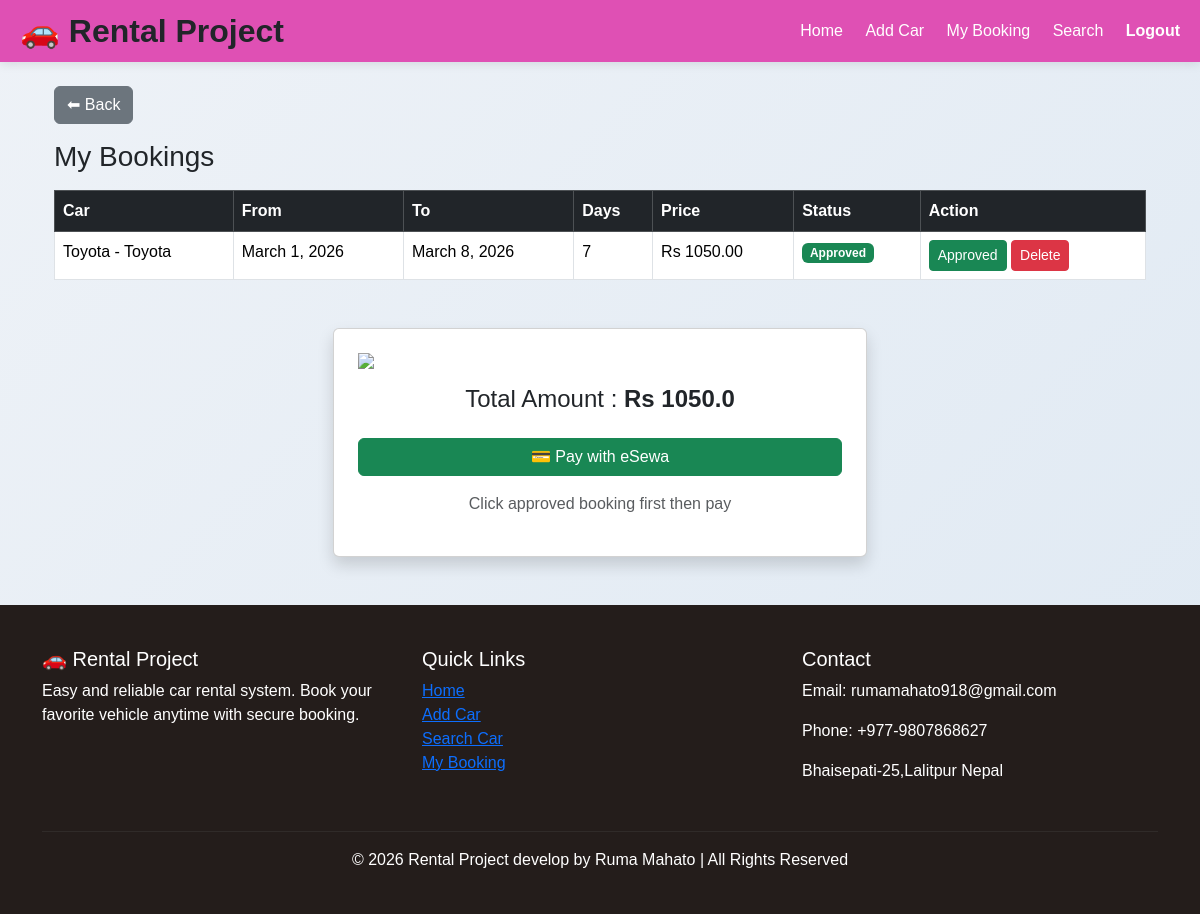
/booking_success/ (signed in), run on an earlier commit of the app's database.
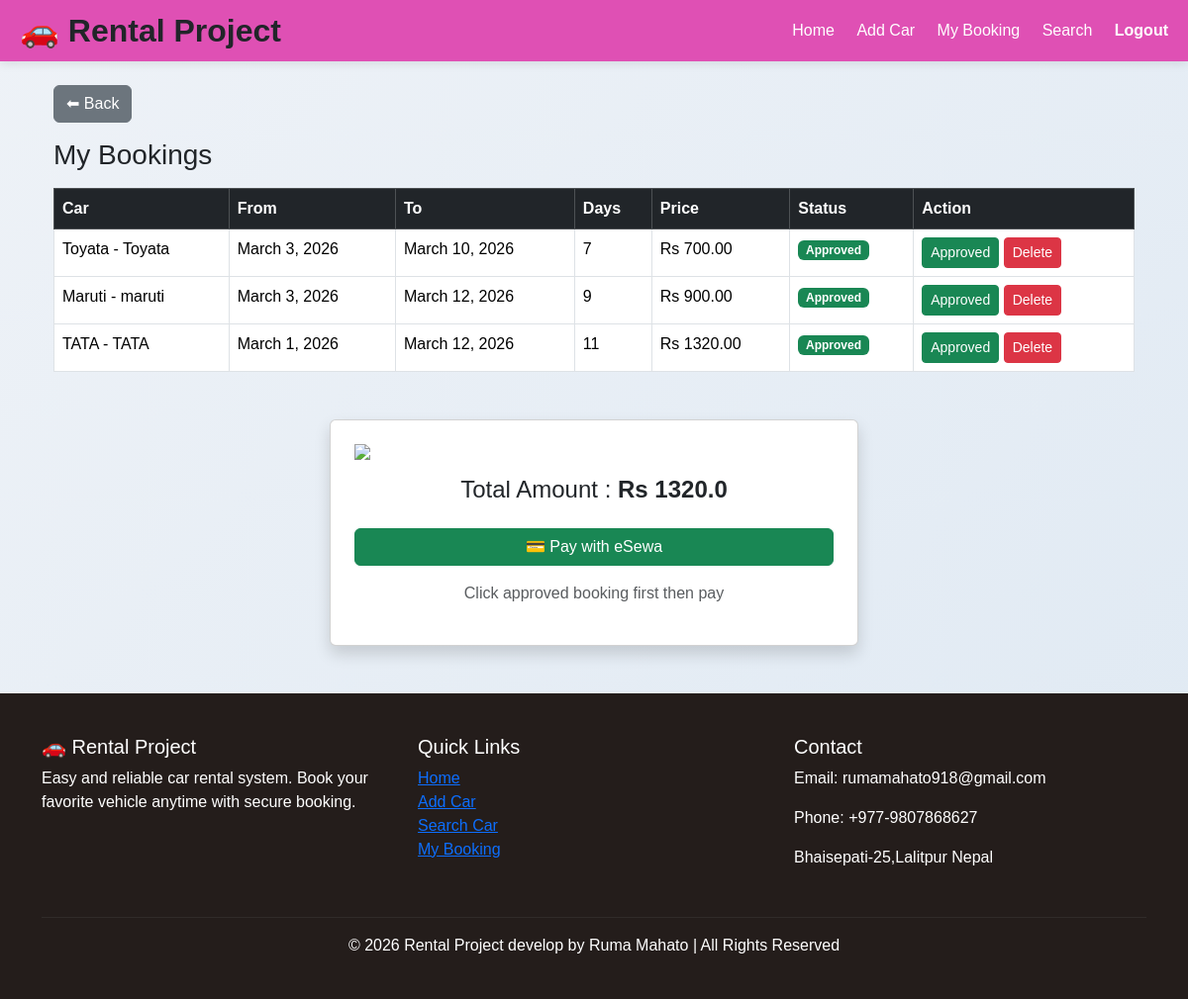
And on a later commit of the database.
### rentalapp/models.py (models this page shows, shortened)
class Booking(models.Model):
    STATUS_CHOICES = [
        ("Pending", "Pending"),
        ("Approved", "Approved"),
        ("Cancelled", "Cancelled"),
    ]
    user = models.ForeignKey(User, on_delete=models.CASCADE)
    vehicle = models.ForeignKey(Car, on_delete=models.CASCADE)
    start_date = models.DateField()
    end_date = models.DateField()
    total_days = models.IntegerField(default=0)
    total_price = models.DecimalField(max_digits=10, decimal_places=2, default=0)
    status = models.CharField(max_length=20, choices=STATUS_CHOICES, default="Pending")
    booked_at = models.DateTimeField(auto_now_add=True)

class Car(models.Model):
    TRANSMISSION_CHOICES = [
        ("Manual", "Manual"),
        ("Automatic", "Automatic"),
    ]
    TYPE_CHOICES = [
        ("Petrol", "Petrol"),
        ("Diesel", "Diesel"),
        ("Hybrid", "Hybrid"),
        ("Electric", "Electric"),
    ]
    brand = models.CharField(max_length=100)
    name = models.CharField(max_length=100)
    image = models.ImageField(upload_to="cars/")
    color = models.CharField(max_length=50)
    model_year = models.IntegerField()
    transmission = models.CharField(max_length=20, choices=TRANSMISSION_CHOICES)
    car_type = models.CharField(max_length=20, choices=TYPE_CHOICES)
    price = models.DecimalField(max_digits=8, decimal_places=2)
    description = models.TextField(blank=True)
    created_at = models.DateTimeField(auto_now_add=True)

### rentalapp/views.py (the view)
# urls.py: path("booking_success/", views.booking_success, name="booking_success"),
@login_required
def booking_success(request):
    bookings = Booking.objects.filter(user=request.user).order_by("-id")
    selected_booking_id = request.session.get("selected_booking")
    total_amount = 0
    booking = None
    if selected_booking_id:
        booking = Booking.objects.filter(id=selected_booking_id, user=request.user).first()
        if booking:
            total_amount = float(booking.total_price)
    transaction_uuid = str(uuid.uuid4())
    product_code = "EPAYTEST"
    secret_key = "8gBm/:&EnhH.1/q"
    message = f"total_amount={total_amount},transaction_uuid={transaction_uuid},product_code={product_code}"
    signature = base64.b64encode(
        hmac.new(
            secret_key.encode(),
            message.encode(),
            hashlib.sha256
        ).digest()
    ).decode()
    context = {
        "bookings": bookings,
        "total_amount": total_amount,
        "transaction_uuid": transaction_uuid,
        "signature": signature,
    }
    return render(request, "rentalapp/booking_success.html", context)

### rentalapp/templates/rentalapp/booking_success.html (shortened to what this page needs)
{% extends "base.html" %}
{% load static %}
{% block content %}
<div class="container mt-4">
<button onclick="history.back()" class="btn btn-secondary mb-3">
⬅ Back
</button>
<h3 class="mb-3">My Bookings</h3>
<table class="table table-bordered table-hover">
<thead class="table-dark">
<tr>
<th>Car</th>
<th>From</th>
<th>To</th>
<th>Days</th>
<th>Price</th>
<th>Status</th>
<th>Action</th>
</tr>
</thead>
<tbody>
{% for booking in bookings %}
<tr>
<td>{{ booking.vehicle.brand }} - {{ booking.vehicle.name }}</td>
<td>{{ booking.start_date }}</td>
<td>{{ booking.end_date }}</td>
<td>{{ booking.total_days }}</td>
<td>Rs {{ booking.total_price }}</td>
<td>
{% if booking.status == "Approved" %}
<span class="badge bg-success">Approved</span>
{% elif booking.status == "Pending" %}
<span class="badge bg-warning text-dark">Pending</span>
{% else %}
<span class="badge bg-danger">Cancelled</span>
{% endif %}
</td>
<td>
{% if booking.status == "Approved" %}
<a href="{% url 'select_booking' booking.id %}" class="btn btn-success btn-sm">
Approved
</a>
{% endif %}
<form action="{% url 'delete_booking' booking.id %}" method="POST" style="display:inline;">
<button class="btn btn-danger btn-sm" onclick="return confirm('Delete booking?')">
Delete
</button>
</form>
</td>
</tr>
{% empty %}
<tr>
<td colspan="7" class="text-center">No bookings found</td>
</tr>
{% endfor %}
</tbody>
</table>
<div class="row justify-content-center mt-5">
<div class="col-md-6">
<div class="card shadow p-4 text-center">
<img src="{% static 'images/esewa logo.jpg' %}" width="80">
<h4 class="mt-3">
Total Amount :
<b>Rs {{ total_amount }}</b>
</h4>
<form action="https://rc-epay.esewa.com.np/api/epay/main/v2/form" method="POST">
<button class="btn btn-success w-100 mt-3">
💳 Pay with eSewa
</button>
</form>
<p class="text-muted mt-3">
Click approved booking first then pay
</p>
</div>
</div>
</div>
</div>
{% endblock %}

What changed in the data, as far as the page shows it:
added Booking: vehicle.brand "Toyata", vehicle.name "Toyata", start_date "March 3, 2026", end_date "March 10, 2026", total_days "7", total_price "700.00", status "Approved"
added Booking: vehicle.brand "Maruti", vehicle.name "maruti", start_date "March 3, 2026", end_date "March 12, 2026", total_days "9", total_price "900.00", status "Approved"
changed Booking: vehicle.brand "Toyota" → "TATA"; vehicle.name "Toyota" → "TATA"; end_date "March 8, 2026" → "March 12, 2026"; total_days "7" → "11"; total_price "1050.00" → "1320.00"
Also different on the page:
{{ total_amount }}: "1050.0" → "1320.0"
